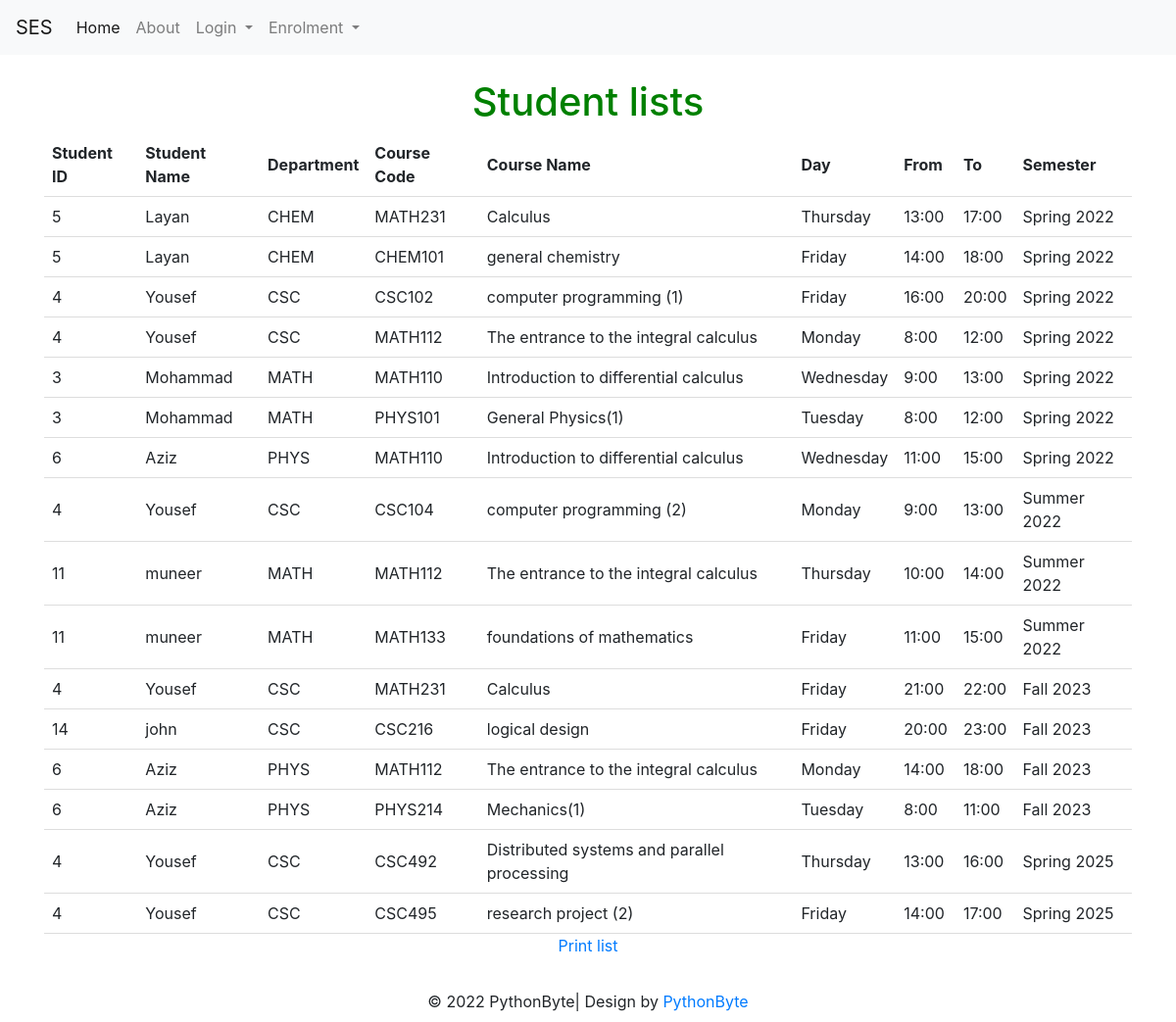
/student_lists (signed in), run on an earlier commit of the app's database.
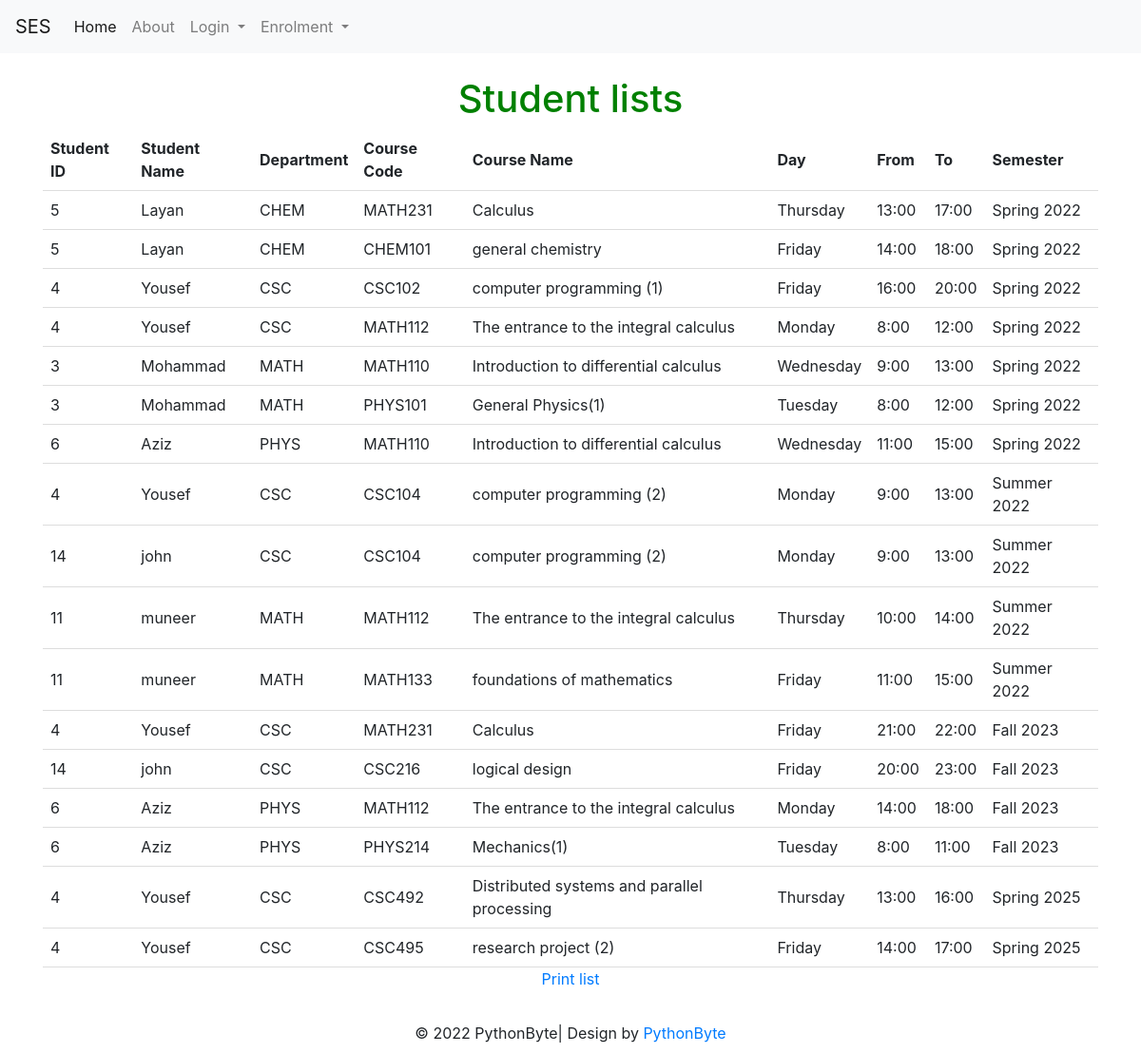
And on a later commit of the database.
### tables this page shows
CREATE TABLE Time_table (course_id INTEGER, user_id INTEGER, time_table_id INTEGER PRIMARY KEY AUTOINCREMENT UNIQUE, Day_id INTEGER, fromT TIME, toT TIME, SEM INTEGER, complete BOOLEAN);

CREATE TABLE dep (dep_id INTEGER PRIMARY KEY UNIQUE NOT NULL, dep_name CHAR (10) NOT NULL);

CREATE TABLE course (course_id INTEGER NOT NULL PRIMARY KEY AUTOINCREMENT UNIQUE, course_name [nchar] (10), course_descr [nchar] (10), course_code [nchar] (10), dep_id [int], plan_id [int], level_id [int], credit INTEGER, Day_id REFERENCES Day (Day_id), fromT TIME, toT TIME, loc_id INTEGER, SEM INTEGER DEFAULT (223), lec_id INTEGER);

CREATE TABLE Day (Day_id INTEGER PRIMARY KEY, Day_Decs CHAR);

CREATE TABLE semester (sem_id INTEGER PRIMARY KEY, sem_dec VARCHAR);

### models.py (models this page shows)
class User(UserMixin, db.Model):
    id = db.Column(db.Integer, primary_key=True)
    email = db.Column(db.String(100), unique=True)
    password = db.Column(db.String(100))
    name = db.Column(db.String(1000))
    dep_id =  db.Column(db.Integer)
    rol_id =  db.Column(db.Integer)

### student_lists.py (the view)
@student_lists.route('/student_lists', methods=['GET', 'POST'])
def student_listsf():
                user_id = current_user.id
                print(user_id)
                con = sqlite3.connect("instance/db.sqlite")
                cur = con.cursor()
                con.commit()
                cur.execute("SELECT * from student_list" )
                data2 = cur.fetchall()
                con.commit()
                con.close()
                return render_template('student_lists.html',data2=data2, idd = current_user.id,name= current_user.name)

### templates/student_lists.html (shortened to what this page needs)
{% extends "base.html" %}
{% block content %}
  <h1>Student lists</h1>
  <form method="post" action="/student_listsf">
    <table id="table_to_highlight" style="width:100%">
        <thead>
          <tr>
            <th>Student ID</th>
            <th>Student Name</th>
            <th>Department</th>
            <th>Course Code</th>
            <th>Course Name</th>
            <th>Day</th>
            <th>From</th>
            <th>To</th>
            <th>Semester</th>
          </tr>
          </thead>
          <tbody>
           {% for row in data2 %}
                  <tr>
                      <td>{{row[0]}}</td>
                      <td>{{row[1]}}</td>
                      <td>{{row[2]}}</td>
                      <td>{{row[3]}}</td>
                      <td>{{row[4]}}</td>
                      <td>{{row[5]}}</td>
                      <td>{{row[6]}}</td>
                      <td>{{row[7]}}</td>
                      <td>{{row[8]}}</td>
                  </tr>
              {% endfor %}
          </tbody>
      </table>
      <p>
        <a href="{{ url_for('student_lists.download_report', iddc = current_user.id) }}">Print list</a>
    </p>
</form>
{% endblock %}

### templates/base.html (shortened to what this page needs)
<!DOCTYPE html>
<html>
<head>
    <link rel="stylesheet" href="https://cdn.jsdelivr.net/npm/bootstrap@4.3.1/dist/css/bootstrap.min.css">
    <link rel="stylesheet" href="https://cdnjs.cloudflare.com/ajax/libs/font-awesome/5.15.3/css/all.min.css">
    <link rel="stylesheet" href="https://mdbcdn.b-cdn.net/wp-content/themes/mdbootstrap4/docs-app/css/compiled-4.20.0.min.css">
  </head>
<body>
<section class="hero is-fullheight" style="background-color:#ffffff;">
    <div>  <nav class="navbar navbar-expand-lg navbar-light bg-light">
        <a class="navbar-brand" href="{{ url_for('main.index') }}">SES</a>
        <div class="collapse navbar-collapse" id="navbarSupportedContent">
          <ul class="navbar-nav mr-auto">
            <li class="nav-item active">
              <a class="nav-link" href="{{ url_for('main.index') }}">Home <span class="sr-only">(current)</span></a>
            </li>
            <li class="nav-item">
              <a class="nav-link" href="{{ url_for('main.About') }}">About</a>
            </li>
            <li class="nav-item dropdown">
              <a class="nav-link dropdown-toggle" href="#" id="navbarDropdown" role="button" data-toggle="dropdown" aria-haspopup="true" aria-expanded="false">
                Login
              </a>
            </li>
            {% if current_user.is_authenticated and current_user.rol_id == 1 %}
            <form method="post" action="/admin_course_enrolment">
            <li class="nav-item dropdown">
              <a class="nav-link dropdown-toggle" href="#" id="navbarDropdown" role="button" data-toggle="dropdown" aria-haspopup="true" aria-expanded="false">
                    Admin
                </a>
                <div class="dropdown-menu" aria-labelledby="navbarDropdown">
                  <a class="dropdown-item" href="{{ url_for('add_course.add_coursef') }}">Edit Course</a>
                    <div class="dropdown-divider"></div>
                    <a class="dropdown-item" href="{{ url_for('auth.saverloc') }}">Edit Class Room</a>
                    <div class="dropdown-divider"></div>
                    <a class="dropdown-item" href="{{ url_for('admin_enrolment.adstudent') }}">Enrolment Students</a>
                    <div class="dropdown-divider"></div>
                    <a class="dropdown-item" href="{{ url_for('allocate_classroom.allocate_classroomf') }}">Allocate Classroom</a>
                    <div class="dropdown-divider"></div>
                    <a class="dropdown-item" href="{{ url_for('allocate_lecturer.allocate_lecturerf') }}">Allocate lecturer</a>
                    <div class="dropdown-divider"></div>
                    <a class="dropdown-item" href="{{ url_for('student_lists.student_listsf') }}">Student lists</a>
                    <div class="dropdown-divider"></div>
                    <a class="dropdown-item" href="{{ url_for('lec_lists.lec_listsf') }}">lecturer lists</a>
                    <div class="dropdown-divider"></div>
                    <a class="dropdown-item" href="{{ url_for('Stats.Statsf') }}">Stats</a>
                    <div class="dropdown-divider"></div>
                    <a class="dropdown-item" href="{{ url_for('semester.semesterf') }}">Set Current Semester</a>
                </div>
                </li>
            </form>
            {% elif current_user.is_authenticated  %}
            <form method="post" action="/student_course_enrolment">
            <li class="nav-item dropdown">
              <a class="nav-link dropdown-toggle"  href="#" id="navbarDropdown" role="button" data-toggle="dropdown" aria-haspopup="true" aria-expanded="false">
                  Enrolment
              </a>
            </li>
          </form>
              {% endif %}
            </ul>
        </div>
    </div>
    <div class="hero-body">
      <div class="container has-text-centered">
          {% block content %}{% endblock %}
      </div>
</section>
<footer><div>
  <p class="copyright">© 2022 PythonByte| Design by <a href="https://github.com/NaifAlblawi/PythonByte" target="_blank">PythonByte</a></p>
</div></footer>
</body>
</html>

### templates/base.html (style rules this page uses)
p.copyright { width: 100%; line-height: 10px; text-align: center; bottom:0; }

### templates/student_lists.html (style rules this page uses)
body { text-align: center; }
h1 { color: green; }
table { border-collapse: collapse; width: 100%; }
th, td { padding: 8px; text-align: left; border-bottom: 1px solid #ddd; }

What changed in the data, as far as the page shows it:
added Time_table: user "14", name "john", dep_name "CSC", course_code "CSC104", course_name "computer programming (2)", Day_Decs "Monday", fromT "9:00", toT "13:00", sem_dec "Summer 2022"
